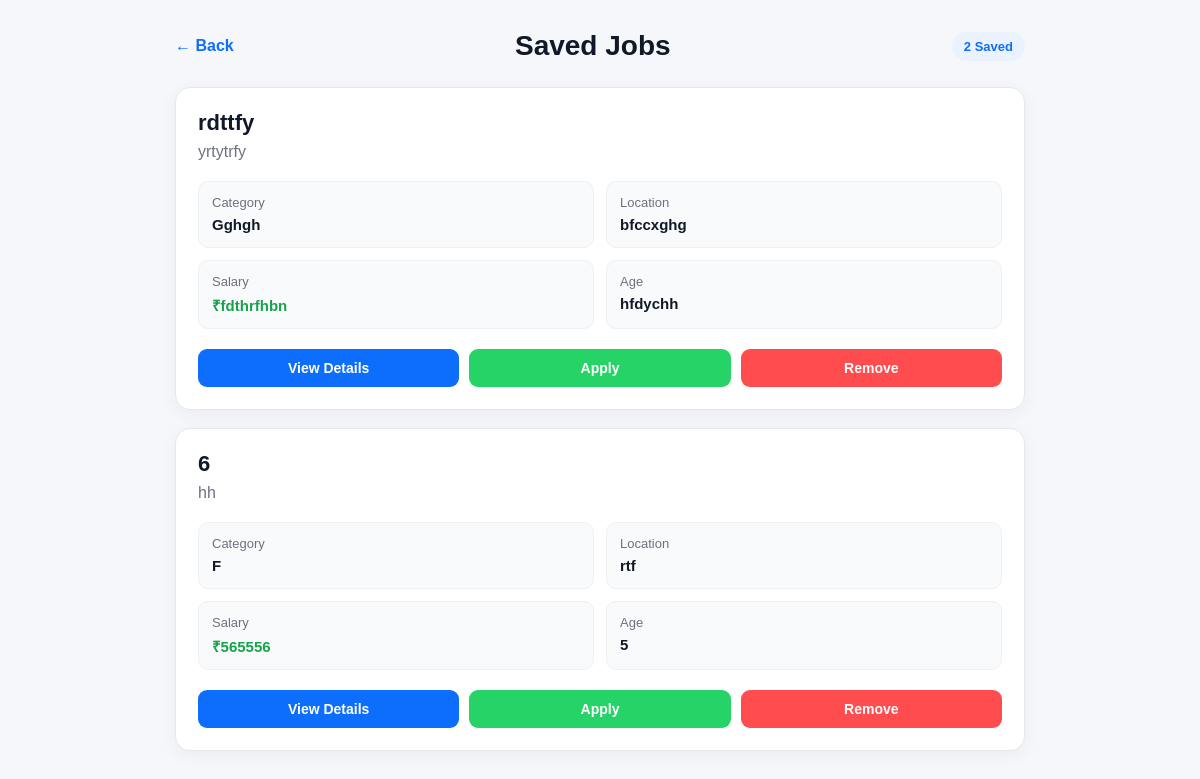
/saved-jobs/ (signed in), run on an earlier commit of the app's database.
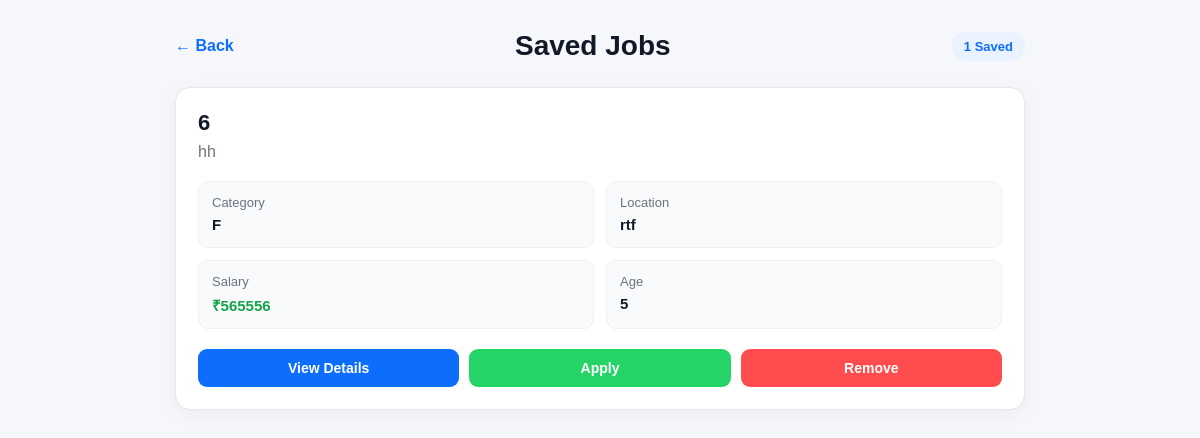
And on a later commit of the database.
### myapp/models.py (models this page shows, shortened)
class SavedJob(models.Model):
    user = models.ForeignKey(
        User,
        on_delete=models.CASCADE,
        related_name="saved_jobs",
    )
    job = models.ForeignKey(
        Job,
        on_delete=models.CASCADE,
        related_name="saved_by",
    )
    class Meta:
        ordering = ["-id"]

class Job(models.Model):
    owner = models.ForeignKey(
        User,
        on_delete=models.CASCADE,
        related_name="jobs",
        null=True,
        blank=True,
    )
    shop_name = models.CharField(
        max_length=150,
    )
    title = models.CharField(
        max_length=150,
    )
    category = models.ForeignKey(
        Category,
        on_delete=models.PROTECT,
        related_name="jobs",
        null=True,
        blank=True,
    )
    experience = models.CharField(
        max_length=100,
        default="Fresher",
    )
    work_time = models.CharField(
        max_length=100,
    )
    gender = models.CharField(max_length=20, blank=True)
    education = models.CharField(max_length=100, blank=True)
    age_limit = models.CharField(
        max_length=50,
        blank=True,
    )
    location = models.CharField(
        max_length=100,
    )
    salary = models.CharField(
        max_length=100,
    )
    phone = models.CharField(
        max_length=15,
        validators=[phone_validator],
    )
    description = models.TextField(
        blank=True,
    )
    is_verified = models.BooleanField(
        default=True,
    )
    owner_name = models.CharField(
        max_length=150,
        blank=True
    )
    shop_photo = models.ImageField(
        upload_to="shop_photos/",
        null=True,
        blank=True
    )
    created_at = models.DateTimeField(
        auto_now_add=True,
    )
    class Meta:
        ordering = ["-created_at"]

class Category(models.Model):
    name = models.CharField(
        max_length=100,
        unique=True,
    )
    class Meta:
        ordering = ["name"]
        verbose_name = "Category"
        verbose_name_plural = "Categories"
    def __str__(self):
        return self.name

### myapp/views.py (the view)
# urls.py: path("saved-jobs/", views.saved_jobs, name="saved_jobs"),
@login_required(login_url="login")
def saved_jobs(request):
    saved = (
        SavedJob.objects
        .filter(
            user=request.user,
            job__is_verified=True,
        )
        .select_related("job", "job__category")
        .order_by("-id")
    )
    return render(
        request,
        "saved.html",
        {
            "saved": saved,
        },
    )

### templates/saved.html (shortened to what this page needs)
{% load static %}
<!DOCTYPE html>
<html lang="en">
<head>
    <link rel="stylesheet" href="{% static 'css/saved_jobs.css' %}">
</head>
<body>
<div class="saved-container">
    <div class="page-header">
        <a href="{% url 'home' %}" class="back-btn">
            ← Back
        </a>
        <h2>Saved Jobs</h2>
        <span class="job-count">
            {{ saved|length }} Saved
        </span>
    </div>
    {% for item in saved %}
    <div class="job-card">
        <div class="job-header">
            <div>
                <h3>{{ item.job.title }}</h3>
                <p class="shop-name">
                    {{ item.job.shop_name }}
                </p>
            </div>
        </div>
        <div class="job-info">
            <div class="info-item">
                <span>Category</span>
                <strong>{{ item.job.category }}</strong>
            </div>
            <div class="info-item">
                <span>Location</span>
                <strong>{{ item.job.location }}</strong>
            </div>
            <div class="info-item">
                <span>Salary</span>
                <strong class="salary">
                    ₹{{ item.job.salary }}
                </strong>
            </div>
            <div class="info-item">
                <span>Age</span>
                <strong>
                    {{ item.job.age_limit|default:"Not specified" }}
                </strong>
            </div>
        </div>
        <div class="job-actions">
            <a
                class="details-btn"
                href="{% url 'job_details' item.job.id %}"
            >
                View Details
            </a>
            <a
                class="apply-btn"
                href="https://wa.me/91{{ item.job.phone|cut:'+91' }}?text={{ 'Hi, I saw your job vacancy on QuickJobs. I am interested.'|urlencode }}"
                target="_blank"
            >
                Apply
            </a>
            <a
                class="remove-btn"
                href="{% url 'remove_saved_job' item.id %}"
                onclick="return confirm('Remove this job from saved jobs?')"
            >
                Remove
            </a>
        </div>
    </div>
    {% endfor %}
</div>
</body>
</html>

What changed in the data, as far as the page shows it:
removed SavedJob: job "rdttfy", job.shop_name "yrtytrfy", job.category "Gghgh", job.location "bfccxghg", job.salary "fdthrfhbn", job.age_limit "hfdychh"
Also different on the page:
{{ saved|length }}: "2" → "1"
